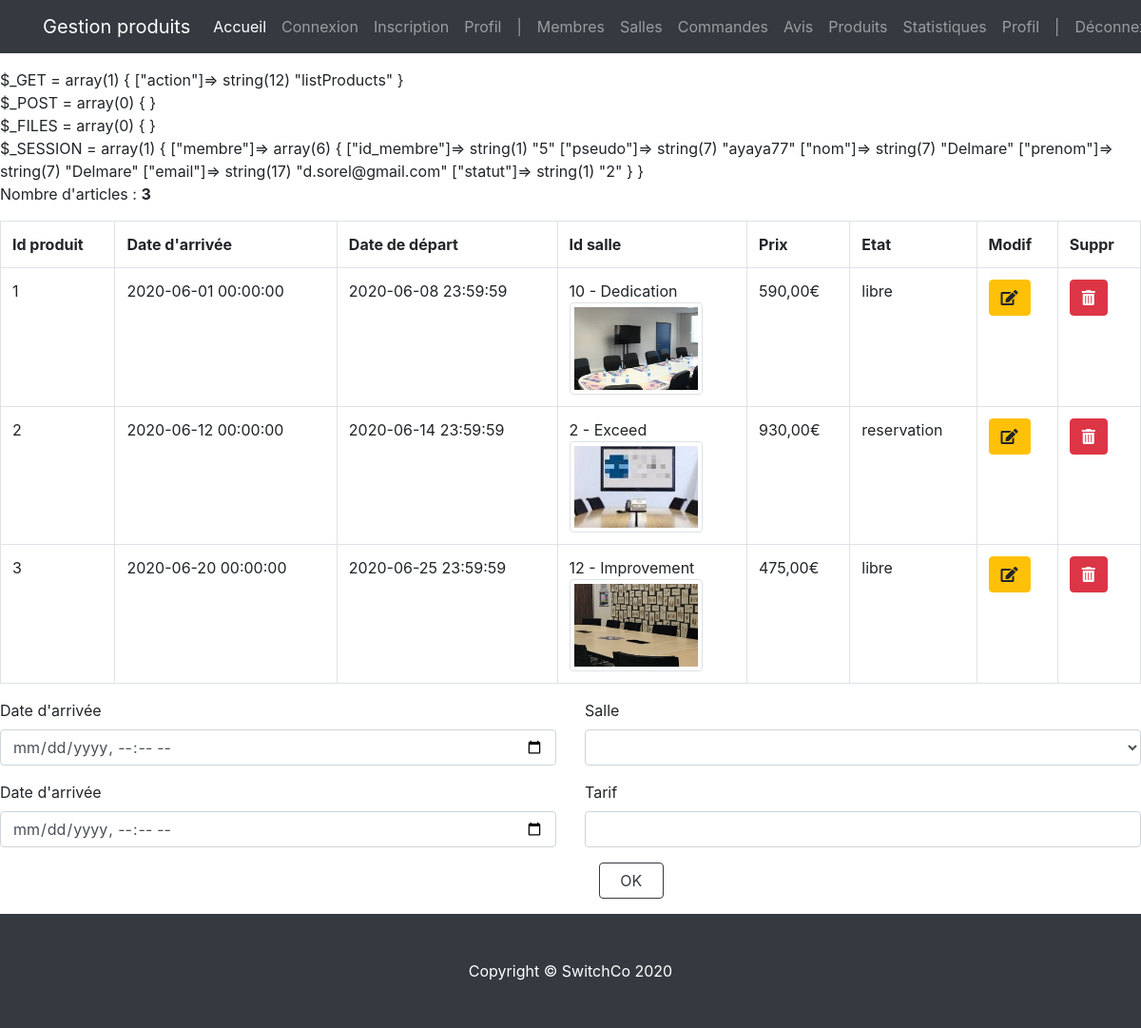
/index.php?action=listProducts (signed in), run on an earlier commit of the app's database.
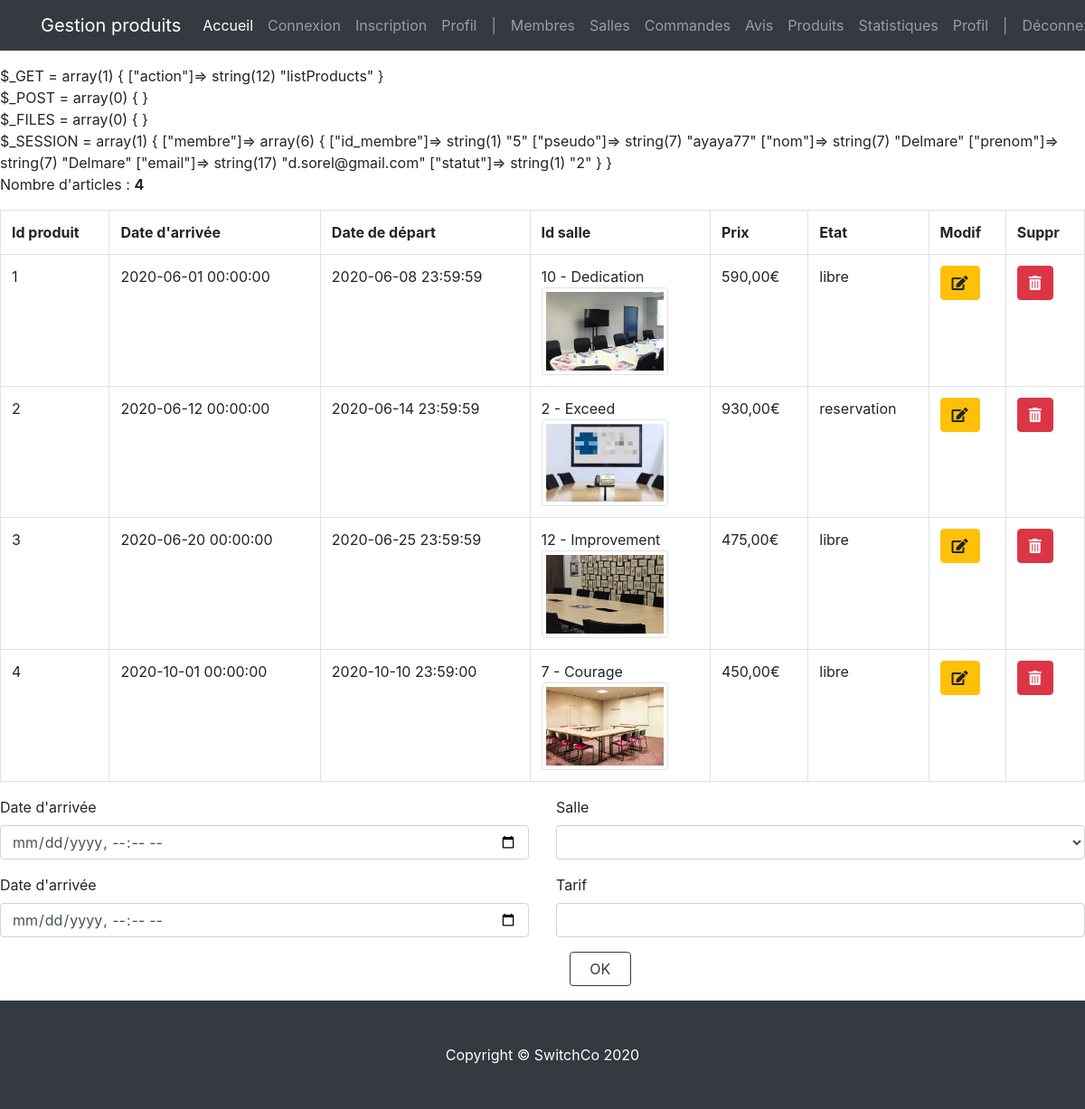
And on a later commit of the database.
### tables this page shows
CREATE TABLE `produit` (
  `id_produit` int(3) NOT NULL,
  `id_salle` int(3) NOT NULL,
  `date_arrivee` datetime NOT NULL,
  `date_depart` datetime NOT NULL,
  `prix` int(3) NOT NULL,
  `etat` enum('libre','reservation') NOT NULL DEFAULT 'libre'
);

CREATE TABLE `salle` (
  `id_salle` int(3) NOT NULL,
  `titre` varchar(200) NOT NULL,
  `description` text NOT NULL,
  `photo` varchar(200) DEFAULT NULL,
  `pays` varchar(20) NOT NULL,
  `ville` varchar(20) NOT NULL,
  `adresse` varchar(50) NOT NULL,
  `cp` int(5) NOT NULL,
  `capacite` int(3) NOT NULL,
  `categorie` enum('reunion','bureau','formation') NOT NULL
);

### controller/controller.php (called while the page is built, shortened)
<?php
require('model/model.php');
function listProducts()
{
    $products_list = getAllProducts();
    $rooms_list = getAllRooms();
    require('view/back-office/productsView.php');
}

### model/model.php (called while the page is built, shortened)
<?php
function dbConnect()
{
    $host_db = 'mysql:host=localhost;dbname=projet_switch';
    $login = 'root';
    $password = '';
    $options = array(
        PDO::ATTR_ERRMODE => PDO::ERRMODE_WARNING,
        PDO::MYSQL_ATTR_INIT_COMMAND => 'SET NAMES utf8'
    );
    return new PDO($host_db, $login, $password, $options);
}
function getAllRooms()
{
    $pdo = dbConnect();
    return $pdo->query("SELECT * FROM salle");
}
function getAllProducts()
{
    $pdo = dbConnect();
    return $pdo->query(
        'SELECT id_produit, date_arrivee, date_depart, produit.id_salle, salle.titre, salle.capacite, salle.adresse, salle.cp, salle.ville, salle.photo, salle.description, prix, etat
FROM produit, salle
WHERE produit.id_salle = salle.id_salle'
    );
}

### view/back-office/productsView.php (the view, shortened to what this page needs)
<?php $title = 'Gestion produits'; ?>
<?php if (!empty($products_list)) {
    echo '<p>Nombre d\'articles : <b>' . $products_list->rowCount() . '</b></p>';
} ?>
    <div class="table-responsive">
        <table class="table table-bordered">
            <tr>
                <th>Id produit</th>
                <th>Date d'arrivée</th>
                <th>Date de départ</th>
                <th>Id salle</th>
                <th>Prix</th>
                <th>Etat</th>
                <th>Modif</th>
                <th>Suppr</th>
            </tr>
            <?php
            while ($product = $products_list->fetch(PDO::FETCH_ASSOC)) {
                echo '<tr>';
                echo '<td>' . $product['id_produit'] . '</td>';
                echo '<td>' . $product['date_arrivee'] . '</td>';
                echo '<td>' . $product['date_depart'] . '</td>';
                echo '<td>' . $product['id_salle'] . ' - ' . $product['titre'] . '<br/><img src="../../img/' . $product['photo'] . '" class="img-thumbnail" width="140" alt="' . $product['description'] . '"></td>';
                echo '<td>' . number_format($product['prix'], 2, ',', ' ') . '€</td>';
                echo '<td>' . $product['etat'] . '</td>';
                echo '<td><a href="?action=editProduct&product-id=' . $product['id_produit'] . '&room-id=' . $product['id_salle'] . '&#form" class="btn btn-warning"><i class="fas fa-edit"></i></a></td>';
                echo '<td><a href="?action=deleteProduct&product-id=' . $product['id_produit'] . '" class="btn btn-danger" onclick="return(confirm(\'Etes-vous sûr ?\'))"><i class="fas fa-trash-alt"></i></a></td>';
                echo '</tr>';
            }
            ?>
        </table>
    </div>
<?php
$product_id = '';
$arrival = '';
$departure = '';
$price = '';
?>
    <div class="starter-template">
        <div class="row">
            <div class="col-12">
                <form method="post" id="form" action="?action=editProduct&amp;product-id=<?= $product_id ?>"
                      enctype="multipart/form-data">
                    <div class="row">
                        <div class="col-6">
                            <div class="form-group">
                                <label for="arrival">Date d'arrivée</label>
                                <input type="datetime-local" name="arrival" id="arrival" value="<?php if (!empty($arrival)){echo date('Y-m-d\TH:i', strtotime($arrival));} ?>"
                                       class="form-control">
                            </div>
                            <div class="form-group">
                                <label for="departure">Date d'arrivée</label>
                                <input type="datetime-local" name="departure" id="departure" value="<?php if (!empty($departure)){echo date('Y-m-d\TH:i', strtotime($departure));} ?>"
                                       class="form-control">
                            </div>
                        </div>
                        <div class="col-6">
                            <div class="form-group">
                                <label for="room">Salle</label>
                                <select name="room" id="room" class="form-control">
                                    <option value=""></option>
                                    <?php
                                    if (!empty($rooms_list)) {
                                        while ($room = $rooms_list->fetch(PDO::FETCH_ASSOC)) {
                                            echo '<option value = ' . $room['id_salle'] . '>
                    ' . $room['id_salle'] . '
                    - ' . $room['titre'] . '
                    - ' . $room['adresse'] . ', ' . $room['cp'] . ', ' . $room['ville'] . '
                    - ' . $room['capacite'] . '
                    </option>';
                                        }
                                    }
                                    ?>
                                </select>
                            </div>
                            <div class="form-group">
                                <label for="price">Tarif</label>
                                <input type="number" name="price" id="price" value="<?php echo $price; ?>"
                                       class="form-control">
                            </div>
                            <div class="form-group col-2">
                                <button type="submit" class="form-control btn btn-outline-dark">OK</button>
                            </div>
                        </div>
                    </div>
                </form>
            </div>
        </div>
    </div>
<?php $content = ob_get_clean(); ?>
<?php require('view/template/template.php'); ?>

### index.php (shortened to what this page needs)
<?php
require('controller/controller.php');
if (isset($_GET['action'])) {
    if ($_GET['action'] == 'editRoom') {
        if (
            isset($_POST['room-id']) &&
            isset($_POST['title']) &&
            isset($_POST['description']) &&
            isset($_POST['country']) &&
            isset($_POST['city']) &&
            isset($_POST['address']) &&
            isset($_POST['zip']) &&
            isset($_POST['capacity']) &&
            isset($_POST['category'])
        ) {
            saveRoom();
        } else if (!empty($_GET['room-id'])){
            showRoom($_GET['room-id']);
        }
    } else if ($_GET['action'] == 'deleteRoom' && !empty($_GET['room-id'])) {
        getDeleteRoom();
    } else if ($_GET['action'] == 'listRooms') {
        listRooms();
    } else if ($_GET['action'] == 'deleteUser' && !empty($_GET['user-id'])) {
        getDeleteUser();
    } else if ($_GET['action'] == 'listUsers') {
        listUsers();
    } else if ($_GET['action'] == 'deleteProduct' && !empty($_GET['product-id'])) {
        getDeleteProduct();
    } else if ($_GET['action'] == 'listProducts') {
        listProducts();
    } else if ($_GET['action'] == 'listProductsIndex' && user_is_connected()) {
        listProductsIndex();
    } else if ($_GET['action'] == 'viewProduct' && !empty($_GET['product-id'])) {
        showProductDetails($_GET['product-id']);
    } else if ($_GET['action'] == 'listStats') {
        getAllStats();
    } else if ($_GET['action'] == 'listOrders') {
        showOrders();
    } else if ($_GET['action'] == 'deleteOrder') {
        getDeleteOrder();
    } else if ($_GET['action'] == 'listRatings') {
        showRatings();
    } else if ($_GET['action'] == 'login') {
        header("Location: " . $_SERVER['PHP_SELF']);
        getLogin();
    } else if ($_GET['action'] == 'doLogin') {
        header("Location: " . $_SERVER['PHP_SELF']);
        if (
            isset($_POST['pseudo']) &&
            isset($_POST['mdp'])
        ) {
            doLogin();
        }
    } else if ($_GET['action'] == 'signup') {
        if (isset($_POST['pseudo']) &&
            isset($_POST['mdp']) &&
            isset($_POST['prenom']) &&
            isset($_POST['nom']) &&
            isset($_POST['email']) &&
            isset($_POST['civilite'])) {
            doSignUp();
        } else {
            getSignUp();
        }
    } else if ($_GET['action'] == 'deconnexion') {
        if (!isset($_SESSION)) {
            session_start();
        }
        session_destroy();
        header("Location: " . $_SERVER['PHP_SELF']);
        getLogin();
    } else if ($_GET['action'] == 'listDetails' && user_is_connected() &&!user_is_admin()) {
        showProfile($_SESSION['membre']['id_membre']);
    } else if (user_is_connected()) {
        listProductsIndex();
    } else {
        getLogin();
    }
} else if (user_is_connected()) {
    listProductsIndex();
} else {
    getLogin();
}

### view/template/template.php (shortened to what this page needs)
<?php
$backOfficeAdmin = '<li></li>';
?>
<?php
$logout = '<li></li>';
?>
<?php
if (user_is_admin()) {
    ?>
    <li class="nav-item">
        <a class="nav-link">|</a>
    </li>
    <li class="nav-item">
        <a class="nav-link" href="?action=listUsers">Membres</a>
    </li>
    <li class="nav-item">
        <a class="nav-link" href="?action=listRooms">Salles</a>
    </li>
    <li class="nav-item">
        <a class="nav-link" href="?action=listOrders">Commandes</a>
    </li>
    <li class="nav-item">
        <a class="nav-link" href="?action=listRatings">Avis</a>
    </li>
    <li class="nav-item">
        <a class="nav-link" href="?action=listProducts">Produits</a>
    </li>
    <li class="nav-item">
        <a class="nav-link" href="?action=listStats">Statistiques</a>
    </li>
    <li class="nav-item">
        <a class="nav-link" href="?action=listDetails">Profil</a>
    </li>
    <?php $backOfficeAdmin = ob_get_clean(); ?>
    <?php
}
?>
<?php
if (user_is_connected()) {
    ?>
    <li class="nav-item">
        <a class="nav-link">|</a>
    </li>
    <li class="nav-item">
        <a class="nav-link" href="?action=deconnexion">Déconnexion</a>
    </li>
    <?php $logout = ob_get_clean(); ?>
    <?php
}
?>
<!DOCTYPE html>
<html lang="fr">
<head>
    <link href="../../css/vendor/bootstrap/css/bootstrap.css" rel="stylesheet">
    <link href="../../css/shop-homepage.css" rel="stylesheet">
    <link href="https://cdnjs.cloudflare.com/ajax/libs/font-awesome/5.12.0/css/all.min.css" rel="stylesheet">
    <link rel="stylesheet" href="../../css/styles.css">
</head>
<header>
    <nav class="navbar navbar-expand-lg navbar-dark bg-dark fixed-top">
        <div class="container">
            <a class="navbar-brand" href=""><?= $title ?></a>
            <div class="collapse navbar-collapse" id="navbarResponsive">
                <ul class="navbar-nav ml-auto">
                    <li class="nav-item active">
                        <a class="nav-link" href="?action=listProductsIndex">Accueil</a>
                    </li>
                    <li class="nav-item">
                        <a class="nav-link" href="?action=login">Connexion</a>
                    </li>
                    <li class="nav-item">
                        <a class="nav-link" href="?action=signup">Inscription</a>
                    </li>
                    <li class="nav-item">
                        <a class="nav-link" href="?action=listDetails">Profil</a>
                    </li>
                    <?= $backOfficeAdmin ?>
                    <?= $logout ?>
                </ul>
            </div>
        </div>
    </nav>
</header>
<body>
<?php echo '$_GET = ';
var_dump($_GET);
echo '<br>';
echo '$_POST = ';
var_dump($_POST);
echo '<br>';
echo '$_FILES = ';
var_dump($_FILES);
echo '<br>';
echo '$_SESSION = ';
var_dump($_SESSION); ?>
<?= $content ?>
</body>
<footer class="py-5 bg-dark">
    <div class="container">
        <p class="m-0 text-center text-white">Copyright &copy; SwitchCo 2020</p>
    </div>
</footer>
</html>

### css/shop-homepage.css (style rules this page uses)
body { padding-top: 56px; }

What changed in the data, as far as the page shows it:
added produit: id_produit "4", date_arrivee "2020-10-01 00:00:00", date_depart "2020-10-10 23:59:00", id_salle "7", id_salle.titre "Courage", id_salle.photo (picture), prix "450,00", etat "libre"
Also different on the page:
$products_list->rowCount(): "3" → "4"
